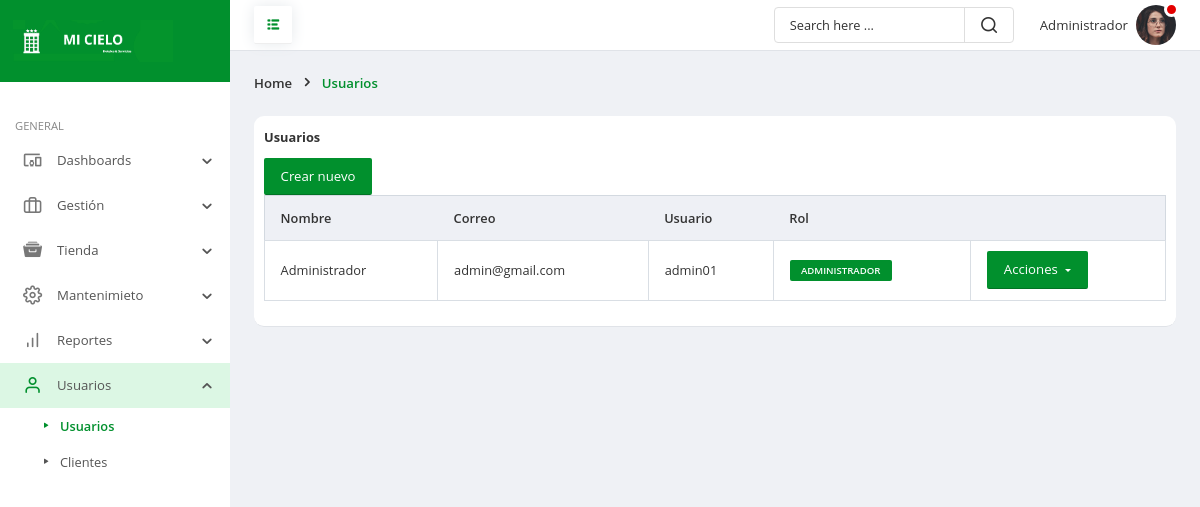
The page /frontend/usuarios/mostrar.php (signed in) on the database its author committed.
### tables this page shows
CREATE TABLE `usuarios` (
  `id` int(11) NOT NULL,
  `nombre` varchar(25) NOT NULL,
  `correo` varchar(35) NOT NULL,
  `usuario` varchar(25) NOT NULL,
  `contra` varchar(255) NOT NULL,
  `rol` char(1) NOT NULL,
  `fere` timestamp NOT NULL DEFAULT current_timestamp() ON UPDATE current_timestamp()
);

### frontend/usuarios/mostrar.php (the view, shortened to what this page needs)
<!doctype html>
<html lang="es">
	<head>
		<link rel="stylesheet" href="../../backend/css/bootstrap.min.css">
		<link rel="stylesheet" href="../../backend/fonts/style.css">
		<link rel="stylesheet" href="../../backend/css/main.css">
		<link rel="stylesheet" href="../../backend/vendor/datatables/dataTables.bs4.css" />
		<link rel="stylesheet" href="../../backend/vendor/datatables/dataTables.bs4-custom.css" />
		<link href="../../backend/vendor/datatables/buttons.bs.css" rel="stylesheet" />
	</head>
	<body>
		<div class="page-wrapper">
			<nav id="sidebar" class="sidebar-wrapper">
				<div class="sidebar-brand">
					<a href="../administrador/escritorio.php" class="logo">
						<img src="../../backend/img/rt.png" alt="Hotel mi cielo" />
					</a>
				</div>
				<div class="sidebar-content">
					<div class="sidebar-menu">
						<ul>
							<li class="header-menu">General</li>
							<li class="sidebar-dropdown">
								<a href="#">
									<i class="icon-devices_other"></i>
									<span class="menu-text">Dashboards</span>
								</a>
							</li>
							<li class="sidebar-dropdown">
								<a href="#">
									<i class="icon-briefcase"></i>
									<span class="menu-text">Gestión</span>
								</a>
							</li>
							<li class="sidebar-dropdown">
								<a href="#">
									<i class="icon-archive"></i>
									<span class="menu-text">Tienda</span>
								</a>
							</li>
							<li class="sidebar-dropdown">
								<a href="#">
									<i class="icon-settings1"></i>
									<span class="menu-text">Mantenimieto</span>
								</a>
							</li>
							<li class="sidebar-dropdown">
								<a href="#">
									<i class="icon-bar-chart"></i>
									<span class="menu-text">Reportes</span>
								</a>
							</li>
							<li class="sidebar-dropdown active">
								<a href="#">
									<i class="icon-user1"></i>
									<span class="menu-text">Usuarios</span>
								</a>
								<div class="sidebar-submenu">
									<ul>
										<li>
											<a href="../usuarios/mostrar.php" class="current-page">Usuarios</a>
										</li>
										<li>
											<a href="../clientes/mostrar.php">Clientes</a>
										</li>
									</ul>
								</div>
							</li>
						</ul>
					</div>
				</div>
			</nav>
			<div class="page-content">
				<header class="header">
					<div class="toggle-btns">
						<a id="pin-sidebar" href="#">
							<i class="icon-list"></i>
						</a>
					</div>
					<div class="header-items">
						<div class="custom-search">
							<input type="text" class="search-query" placeholder="Search here ...">
							<i class="icon-search1"></i>
						</div>
						<ul class="header-actions">
							<li class="dropdown">
								<a href="#" id="userSettings" class="user-settings" data-toggle="dropdown" aria-haspopup="true">
									<span class="user-name"><?php echo $_SESSION['nombre']; ?></span>
									<span class="avatar">
										<img src="../../backend/img/user24.png" alt="avatar">
										<span class="status busy"></span>
									</span>
								</a>
							</li>
						</ul>
					</div>
				</header>
				<div class="page-header">
					<ol class="breadcrumb">
						<li class="breadcrumb-item">Home</li>
						<li class="breadcrumb-item active">Usuarios</li>
					</ol>
				</div>
				<div class="main-container">
					<div class="row gutters">
						<div class="col-xl-12 col-lg-12 col-md-12 col-sm-12 col-12">
							<div class="table-container">
								<div class="t-header">Usuarios</div>
								<div class="documents-header">
												<button class="btn btn-primary btn-lg" onclick="location.href='nuevo.php'">Crear nuevo</button>
											</div>
								<div class="table-responsive">
									 	<?php
require_once('../../backend/config/Conexion.php');
$sentencia = $connect->prepare("SELECT * FROM usuarios ORDER BY id DESC;");
 $sentencia->execute();
$data =  array();
if($sentencia){
  while($r = $sentencia->fetchObject()){
    $data[] = $r;
  }
}
									 ?>
									 <?php if(count($data)>0):?>
									<table id="basicExample" class="table custom-table">
										<thead>
											<tr>
												<th>Nombre</th>
												<th>Correo</th>
												<th>Usuario</th>
												<th>Rol</th>
												<th></th>
											</tr>
										</thead>
										<tbody>
											<?php foreach($data as $d):?>
											<tr>
												<td><?php echo $d->nombre ?></td>
												<td><?php echo $d->correo ?></td>
												<td><?php echo $d->usuario ?></td>
												<td><?php
          if ($d->rol==1) {
            echo '<span class="badge badge-primary">ADMINISTRADOR</span>';
          }else{
           echo '<span class="badge badge-info">CLIENTE</span>';
          }
         ?></td>
												<td>
	<div class="btn-group">
												<button class="btn btn-primary btn-lg dropdown-toggle" type="button" data-toggle="dropdown" aria-haspopup="true" aria-expanded="false">
													Acciones
												</button>
											</div>
										</td>
											</tr>
											<?php endforeach; ?>
										</tbody>
									</table>
									<?php else:?>
    <p class="alert alert-warning">No hay registros</p>
    <?php endif; ?>
								</div>
							</div>
						</div>
					</div>
				</div>
			</div>
		</div>
	</body>
</html>

### rows shown on the page
usuarios: nombre "Administrador", correo "admin@gmail.com", usuario "admin01", rol "ADMINISTRADOR"

### other values the page prints
$_SESSION['nombre'] "Administrador"
